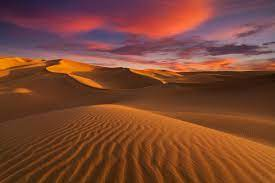
%> input picture desert.jpg, 275 x 183 px
$ octave ED.m   (GNU Octave 9; MATLAB toolbox functions it lacks are replaced by stand-ins)
%> lines starting %> are read from the running program, lines starting %| are printed output that depends on the picture; in (x1, y1, x2, y2) boxes, pixels count from 0 and x2, y2 are one past the last pixel; in counts of white or black regions, pixels touching at a corner belong together; the program's own positions count from 1
clc;
close all;
I = imread('desert.jpg');
%> I is the input picture: size 183x275x3 uint8; mean R, G, B 124.7, 70, 50.3
imshow(I);
Img = rgb2gray(I);
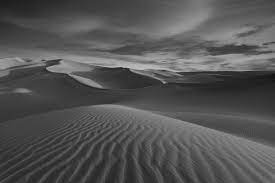
%> Img: size 183x275 uint8; min 21, max 199, mean 84.1
B1 = edge(Img,'sobel');
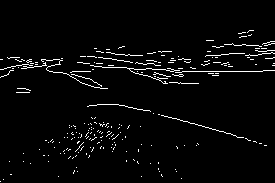
%> B1: size 183x275 logical; 3.2% white in thin lines or dots, all inside (x1, y1, x2, y2) = (0, 30, 275, 182)
B2 = edge(Img,"canny");
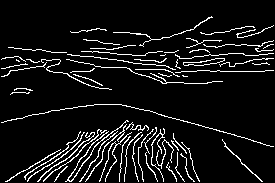
%> B2: size 183x275 logical; 8.1% white in thin lines or dots
figure;
imshowpair(B1,B2,'montage');
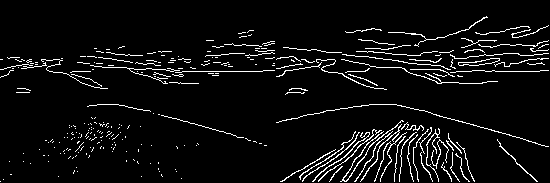
%> displayed picture: size 183x550, on the screen's scale of 0 to 255; 5.7% white in thin lines or dots
title('Sobel Filter     Canny Filter');
figure;
%> (the run ends here)

$ run again, with coins1.jpg copied over desert.jpg
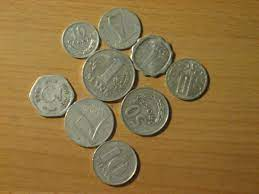
%> input picture coins1.jpg, 259 x 194 px
%> I is the input picture: size 194x259x3 uint8; mean R, G, B 141.9, 115.2, 66.6
%> `B1 = edge(Img,'sobel');`:
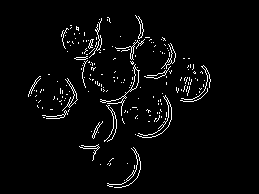
%> B1: size 194x259 logical; 3.4% white in thin lines or dots, all inside (x1, y1, x2, y2) = (28, 15, 211, 188)
%> B2: size 194x259 logical; 5.9% white in thin lines or dots, all inside (x1, y1, x2, y2) = (28, 10, 211, 189)
%> `imshowpair(B1,B2,'montage');`:
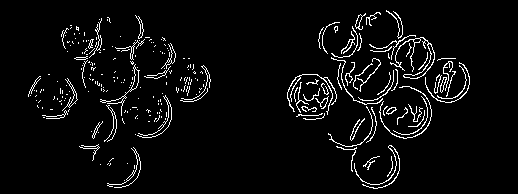
%> displayed picture: size 194x518, on the screen's scale of 0 to 255; 4.7% white in thin lines or dots, all inside (x1, y1, x2, y2) = (28, 10, 470, 189)

$ run again, with flower.jpg copied over desert.jpg
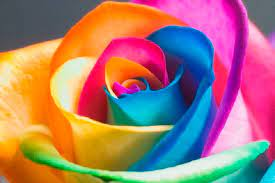
%> input picture flower.jpg, 275 x 183 px
%> I is the input picture: size 183x275x3 uint8; mean R, G, B 166.5, 120.8, 113.8
%> `B1 = edge(Img,'sobel');`:
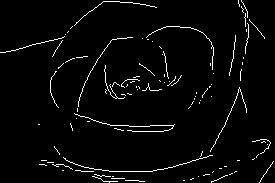
%> B1: size 183x275 logical; 3.1% white in thin lines or dots
%> B2: size 183x275 logical; 6.4% white in thin lines or dots
%> `imshowpair(B1,B2,'montage');`:
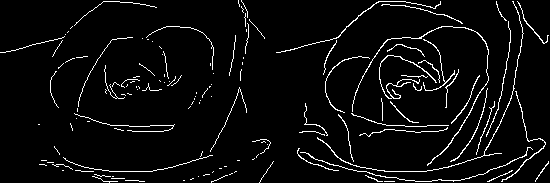
%> displayed picture: size 183x550, on the screen's scale of 0 to 255; 4.8% white in thin lines or dots
